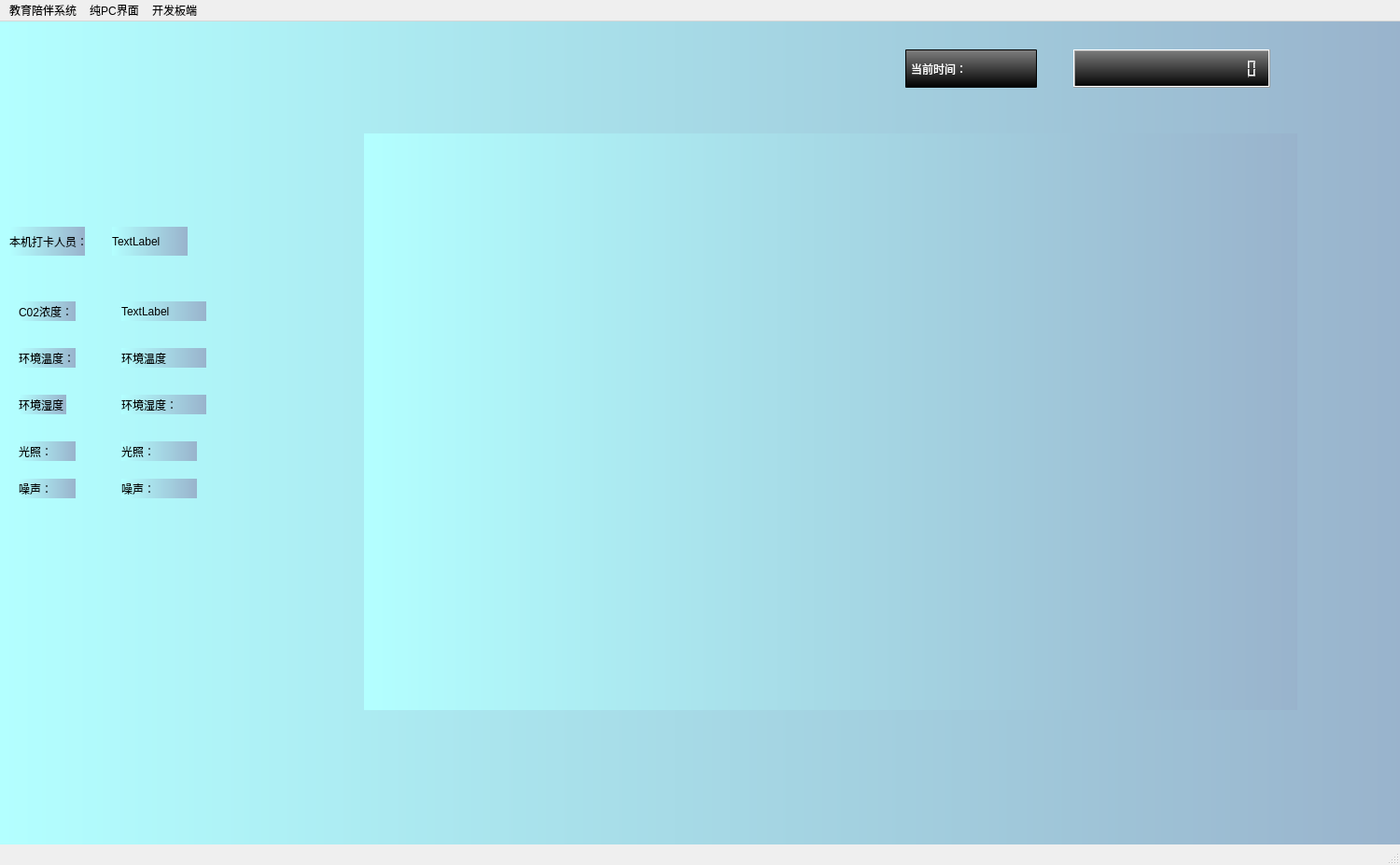
<?xml version="1.0" encoding="UTF-8"?>
<ui version="4.0">
 <class>Education</class>
 <widget class="QMainWindow" name="Education">
  <property name="geometry">
   <rect>
    <x>0</x>
    <y>0</y>
    <width>1500</width>
    <height>927</height>
   </rect>
  </property>
  <property name="windowTitle">
   <string>MainWindow</string>
  </property>
  <widget class="QWidget" name="centralwidget">
   <property name="styleSheet">
    <string notr="true">
background-color: qlineargradient(spread:pad, x1:0, y1:0, x2:1, y2:0, stop:0 #B3FFFF, stop:1 #99B3CC);</string>
   </property>
   <widget class="QStackedWidget" name="which_place">
    <property name="geometry">
     <rect>
      <x>390</x>
      <y>120</y>
      <width>1000</width>
      <height>618</height>
     </rect>
    </property>
    <property name="currentIndex">
     <number>1</number>
    </property>
    <widget class="QWidget" name="PCsignwindow">
     <property name="styleSheet">
      <string notr="true">color: qlineargradient(spread:pad, x1:0, y1:0, x2:0, y2:1, stop:0 rgba(255, 255, 255, 255), stop:0.495 rgba(255, 255, 255, 255), stop:0.505 rgba(255, 0, 0, 255), stop:1 rgba(255, 0, 0, 255));
background-color: qlineargradient(spread:pad, x1:0, y1:0, x2:1, y2:0, stop:0 #B3FFFF, stop:1 #99B3CC);</string>
     </property>
     <widget class="QLabel" name="pc_picture_sign">
      <property name="geometry">
       <rect>
        <x>360</x>
        <y>160</y>
        <width>640</width>
        <height>480</height>
       </rect>
      </property>
      <property name="styleSheet">
       <string notr="true">QLabel {
    background-color: #fff;
    border-radius: 100%;
}</string>
      </property>
      <property name="text">
       <string>摄像头拍摄人脸位置</string>
      </property>
     </widget>
     <widget class="QLabel" name="time_2">
      <property name="geometry">
       <rect>
        <x>460</x>
        <y>0</y>
        <width>141</width>
        <height>41</height>
       </rect>
      </property>
      <property name="styleSheet">
       <string notr="true">color: black; 
border-radius: 1px; border: 1px solid black; padding: 2px;
font: 12pt &quot;楷体&quot;;</string>
      </property>
      <property name="text">
       <string>签到系统</string>
      </property>
      <property name="alignment">
       <set>Qt::AlignCenter</set>
      </property>
     </widget>
     <widget class="QWidget" name="verticalLayoutWidget">
      <property name="geometry">
       <rect>
        <x>30</x>
        <y>300</y>
        <width>311</width>
        <height>121</height>
       </rect>
      </property>
      <layout class="QGridLayout" name="gridLayout">
       <item row="0" column="0">
        <layout class="QHBoxLayout" name="horizontalLayout_4">
         <item>
          <widget class="QLabel" name="id_card_3">
           <property name="styleSheet">
            <string notr="true">color: rgb(0, 0, 0);
font: 14pt &quot;楷体&quot;;</string>
           </property>
           <property name="text">
            <string>一卡通账号：</string>
           </property>
          </widget>
         </item>
         <item>
          <spacer name="horizontalSpacer_4">
           <property name="orientation">
            <enum>Qt::Horizontal</enum>
           </property>
           <property name="sizeType">
            <enum>QSizePolicy::Minimum</enum>
           </property>
           <property name="sizeHint" stdset="0">
            <size>
             <width>10</width>
             <height>10</height>
            </size>
           </property>
          </spacer>
         </item>
         <item>
          <widget class="QLineEdit" name="lineEdit_account_3"/>
         </item>
        </layout>
       </item>
       <item row="2" column="0">
        <layout class="QHBoxLayout" name="horizontalLayout_3">
         <item>
          <widget class="QLabel" name="id_password">
           <property name="styleSheet">
            <string notr="true">color: rgb(0, 0, 0);
font: 14pt &quot;楷体&quot;;</string>
           </property>
           <property name="text">
            <string>一卡通密码：</string>
           </property>
          </widget>
         </item>
         <item>
          <spacer name="horizontalSpacer_3">
           <property name="orientation">
            <enum>Qt::Horizontal</enum>
           </property>
           <property name="sizeType">
            <enum>QSizePolicy::Minimum</enum>
           </property>
           <property name="sizeHint" stdset="0">
            <size>
             <width>10</width>
             <height>10</height>
            </size>
           </property>
          </spacer>
         </item>
         <item>
          <widget class="QLineEdit" name="lineEdit_password"/>
         </item>
        </layout>
       </item>
       <item row="4" column="0">
        <widget class="QPushButton" name="pushButton">
         <property name="styleSheet">
          <string notr="true">color: rgb(0, 0, 0);</string>
         </property>
         <property name="text">
          <string>签到</string>
         </property>
        </widget>
       </item>
       <item row="3" column="0">
        <spacer name="verticalSpacer">
         <property name="orientation">
          <enum>Qt::Vertical</enum>
         </property>
         <property name="sizeHint" stdset="0">
          <size>
           <width>20</width>
           <height>40</height>
          </size>
         </property>
        </spacer>
       </item>
       <item row="1" column="0">
        <spacer name="verticalSpacer_2">
         <property name="orientation">
          <enum>Qt::Vertical</enum>
         </property>
         <property name="sizeHint" stdset="0">
          <size>
           <width>20</width>
           <height>40</height>
          </size>
         </property>
        </spacer>
       </item>
      </layout>
     </widget>
    </widget>
    <widget class="QWidget" name="PCexamwindow"/>
    <widget class="QWidget" name="PCclasswindow"/>
    <widget class="QWidget" name="hisconsignwindow"/>
    <widget class="QWidget" name="hisconexamwindow"/>
    <widget class="QWidget" name="hisconclasswindow">
     <property name="styleSheet">
      <string notr="true">color: qlineargradient(spread:pad, x1:0, y1:0, x2:0, y2:1, stop:0 rgba(255, 255, 255, 255), stop:0.495 rgba(255, 255, 255, 255), stop:0.505 rgba(255, 0, 0, 255), stop:1 rgba(255, 0, 0, 255));
background-color: qlineargradient(spread:pad, x1:0, y1:0, x2:1, y2:0, stop:0 #B3FFFF, stop:1 #99B3CC);</string>
     </property>
     <widget class="QLabel" name="label">
      <property name="geometry">
       <rect>
        <x>0</x>
        <y>0</y>
        <width>301</width>
        <height>361</height>
       </rect>
      </property>
      <property name="text">
       <string>你好</string>
      </property>
     </widget>
     <widget class="QLabel" name="label_2">
      <property name="geometry">
       <rect>
        <x>320</x>
        <y>20</y>
        <width>221</width>
        <height>331</height>
       </rect>
      </property>
      <property name="text">
       <string>我不好</string>
      </property>
     </widget>
    </widget>
   </widget>
   <widget class="QLabel" name="label_6">
    <property name="geometry">
     <rect>
      <x>10</x>
      <y>220</y>
      <width>81</width>
      <height>31</height>
     </rect>
    </property>
    <property name="text">
     <string>本机打卡人员：</string>
    </property>
   </widget>
   <widget class="QLabel" name="label_7">
    <property name="geometry">
     <rect>
      <x>120</x>
      <y>220</y>
      <width>81</width>
      <height>31</height>
     </rect>
    </property>
    <property name="text">
     <string>TextLabel</string>
    </property>
   </widget>
   <widget class="QLabel" name="label_4">
    <property name="geometry">
     <rect>
      <x>20</x>
      <y>300</y>
      <width>61</width>
      <height>21</height>
     </rect>
    </property>
    <property name="text">
     <string>C02浓度：</string>
    </property>
   </widget>
   <widget class="QLabel" name="label_5">
    <property name="geometry">
     <rect>
      <x>130</x>
      <y>300</y>
      <width>91</width>
      <height>21</height>
     </rect>
    </property>
    <property name="text">
     <string>TextLabel</string>
    </property>
   </widget>
   <widget class="QLabel" name="label_10">
    <property name="geometry">
     <rect>
      <x>20</x>
      <y>350</y>
      <width>61</width>
      <height>21</height>
     </rect>
    </property>
    <property name="text">
     <string>环境温度：</string>
    </property>
   </widget>
   <widget class="QLabel" name="label_11">
    <property name="geometry">
     <rect>
      <x>130</x>
      <y>350</y>
      <width>91</width>
      <height>21</height>
     </rect>
    </property>
    <property name="text">
     <string>环境温度</string>
    </property>
   </widget>
   <widget class="QLabel" name="label_12">
    <property name="geometry">
     <rect>
      <x>20</x>
      <y>400</y>
      <width>51</width>
      <height>21</height>
     </rect>
    </property>
    <property name="text">
     <string>环境湿度：</string>
    </property>
   </widget>
   <widget class="QLabel" name="label_13">
    <property name="geometry">
     <rect>
      <x>130</x>
      <y>400</y>
      <width>91</width>
      <height>21</height>
     </rect>
    </property>
    <property name="text">
     <string>环境湿度：</string>
    </property>
   </widget>
   <widget class="QLabel" name="label_14">
    <property name="geometry">
     <rect>
      <x>20</x>
      <y>450</y>
      <width>61</width>
      <height>21</height>
     </rect>
    </property>
    <property name="text">
     <string>光照：</string>
    </property>
   </widget>
   <widget class="QLabel" name="label_15">
    <property name="geometry">
     <rect>
      <x>130</x>
      <y>450</y>
      <width>81</width>
      <height>21</height>
     </rect>
    </property>
    <property name="text">
     <string>光照：</string>
    </property>
   </widget>
   <widget class="QLabel" name="label_16">
    <property name="geometry">
     <rect>
      <x>20</x>
      <y>490</y>
      <width>61</width>
      <height>21</height>
     </rect>
    </property>
    <property name="text">
     <string>噪声：</string>
    </property>
   </widget>
   <widget class="QLabel" name="label_17">
    <property name="geometry">
     <rect>
      <x>130</x>
      <y>490</y>
      <width>81</width>
      <height>21</height>
     </rect>
    </property>
    <property name="text">
     <string>噪声：</string>
    </property>
   </widget>
   <widget class="QLabel" name="time">
    <property name="geometry">
     <rect>
      <x>970</x>
      <y>30</y>
      <width>141</width>
      <height>41</height>
     </rect>
    </property>
    <property name="styleSheet">
     <string notr="true">color: rgb(255, 255, 255);
background-color: qlineargradient(x1:0, y1:0, x2:0, y2:1, stop:0 #7f7f7f, stop:1 #000000);
border-radius: 1px; border: 1px solid black; padding: 2px;
font: 12pt &quot;楷体&quot;;</string>
    </property>
    <property name="text">
     <string>当前时间：</string>
    </property>
   </widget>
   <widget class="QLCDNumber" name="lcd_time">
    <property name="geometry">
     <rect>
      <x>1150</x>
      <y>30</y>
      <width>211</width>
      <height>41</height>
     </rect>
    </property>
    <property name="styleSheet">
     <string notr="true">color: rgb(0, 0, 0);
font: 14pt &quot;AcadEref&quot;;
background-color:qlineargradient(x1:0, y1:0, x2:0, y2:1, stop:0 #7f7f7f, stop:1 #000000);</string>
    </property>
    <property name="digitCount">
     <number>20</number>
    </property>
   </widget>
  </widget>
  <widget class="QMenuBar" name="menubar">
   <property name="geometry">
    <rect>
     <x>0</x>
     <y>0</y>
     <width>1500</width>
     <height>22</height>
    </rect>
   </property>
   <widget class="QMenu" name="menu">
    <property name="title">
     <string>教育陪伴系统</string>
    </property>
    <addaction name="actionexit"/>
    <addaction name="actionexit_2"/>
   </widget>
   <widget class="QMenu" name="menu_PC">
    <property name="title">
     <string>纯PC界面</string>
    </property>
    <addaction name="action_sign_pc"/>
    <addaction name="action_class_pc"/>
    <addaction name="action_exam_pc"/>
    <addaction name="separator"/>
   </widget>
   <widget class="QMenu" name="menu_2">
    <property name="title">
     <string>开发板端</string>
    </property>
    <addaction name="separator"/>
    <addaction name="action_sign_hiscon"/>
    <addaction name="action_class_hiscon"/>
    <addaction name="action_exam_hiscon"/>
   </widget>
   <addaction name="menu"/>
   <addaction name="menu_PC"/>
   <addaction name="menu_2"/>
  </widget>
  <widget class="QStatusBar" name="statusbar"/>
  <action name="actionexit">
   <property name="text">
    <string>run</string>
   </property>
  </action>
  <action name="action_sign_hiscon">
   <property name="text">
    <string>sign in</string>
   </property>
  </action>
  <action name="action_class_hiscon">
   <property name="text">
    <string>in class</string>
   </property>
  </action>
  <action name="action_sign_pc">
   <property name="text">
    <string>sign in</string>
   </property>
  </action>
  <action name="action_class_pc">
   <property name="text">
    <string>in class</string>
   </property>
  </action>
  <action name="action_exam_pc">
   <property name="text">
    <string>exam</string>
   </property>
  </action>
  <action name="action_exam_hiscon">
   <property name="text">
    <string>in exam</string>
   </property>
  </action>
  <action name="actionexit_2">
   <property name="text">
    <string>exit</string>
   </property>
  </action>
 </widget>
 <resources/>
 <connections/>
</ui>
